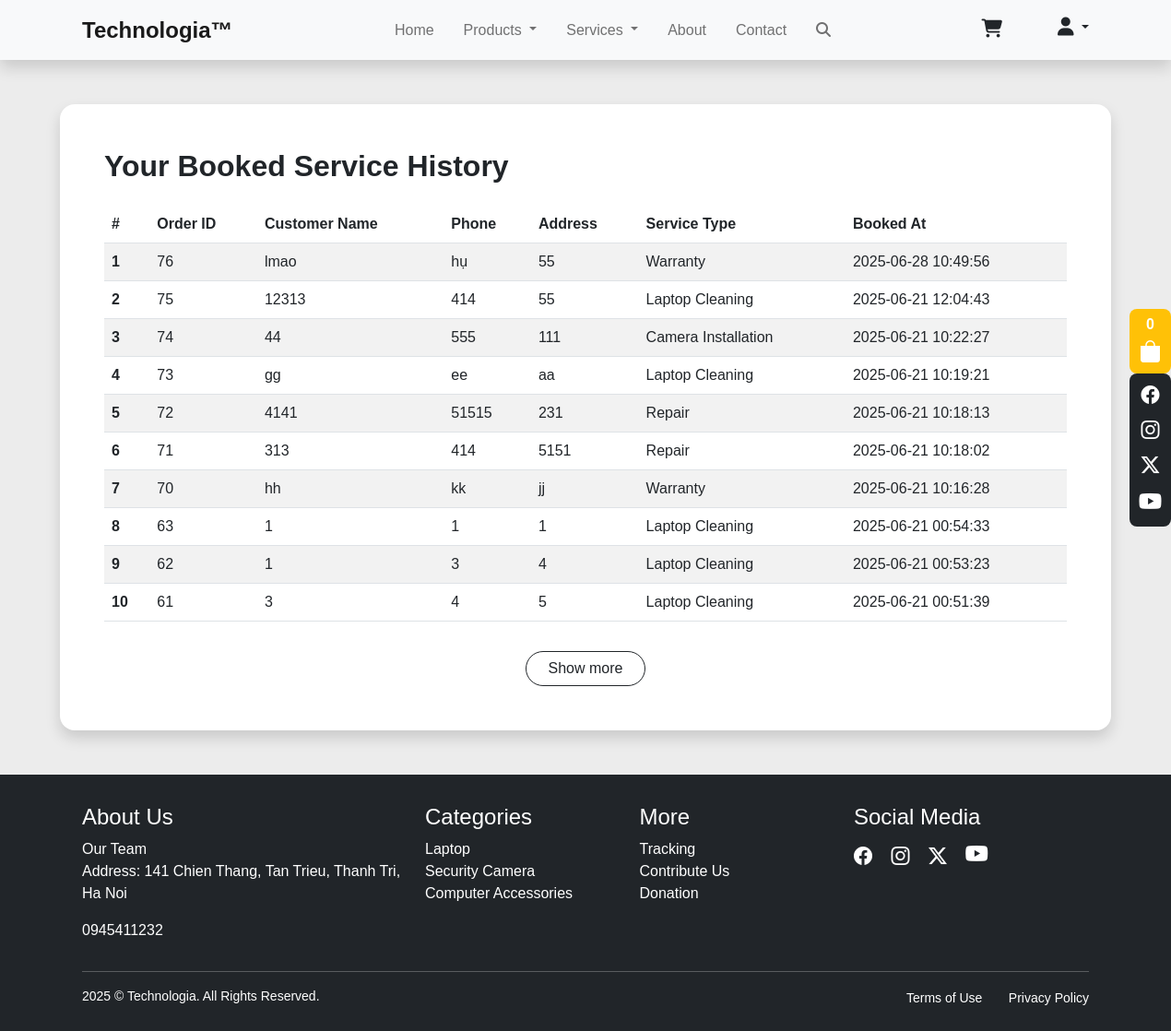
The page /index.php?act=book-result (signed in) on the database its author committed.
### tables this page shows
CREATE TABLE `services` (
  `id` int(11) NOT NULL,
  `user_id` int(11) NOT NULL,
  `name` varchar(255) NOT NULL,
  `phone` varchar(20) NOT NULL,
  `address` varchar(255) NOT NULL,
  `service_type` varchar(255) DEFAULT NULL,
  `created_at` datetime DEFAULT current_timestamp()
);

### module/services/book-result.php (the view, shortened to what this page needs)
<?php
$booked_services = [];
$status_message = '';
if (!isset($_SESSION['username'])) {
    $no_service_message = '<div class="text-center py-5">
        <div class="mb-4"><i class="fas fa-user fa-3x text-muted"></i></div>
        <h4 class="text-muted mb-3">You are not logged in</h4>
        <p class="text-muted mb-4">Please login to view your booked services.</p>
        <button class="btn btn-dark rounded-4" onclick="location.href=\'Login.php\'">Login Now</button>
    </div>';
} else {
    $username = $_SESSION['username'];
    $user_id = 0;
    $stmt_user = $conn->prepare("SELECT id FROM site_user WHERE username = ?");
    if ($stmt_user) {
        $stmt_user->bind_param("s", $username);
        $stmt_user->execute();
        $result_user = $stmt_user->get_result();
        if ($result_user->num_rows > 0) {
            $user_data = $result_user->fetch_assoc();
            $user_id = $user_data['id'];
        } else {
            $status_message = "Error: User data not found. Please log in again.";
        }
    } else {
        $status_message = "Database query error (user data): " . $conn->error;
    }
    $limit = 10;
    $offset = isset($_GET['offset']) ? intval($_GET['offset']) : 0;
    if ($user_id > 0) {
        $stmt_services = $conn->prepare("SELECT id, name, phone, address, service_type, created_at FROM services WHERE user_id = ? ORDER BY created_at DESC LIMIT ? OFFSET ?");
        if ($stmt_services) {
            $stmt_services->bind_param("iii", $user_id, $limit, $offset);
            $stmt_services->execute();
            $result_services = $stmt_services->get_result();
            if ($result_services->num_rows > 0) {
                while ($row = $result_services->fetch_assoc()) {
                    $booked_services[] = $row;
                }
            }
        } else {
            $status_message = "Database query error (services): " . $conn->error;
        }
    } else if (empty($status_message)) {
        $status_message = "Could not retrieve your user ID. Please try logging in again.";
    }
}
?>
<div class="container bg-white px-5 py-5 mt-5 mb-5 rounded-4 shadow">
    <h2 class="mb-4 fw-bold text-start">Your Booked Service History</h2>
    <?php if (!empty($booked_services)): ?>
        <div class="table-responsive">
            <table class="table table-hover table-striped align-middle">
                <thead>
                    <tr>
                        <th scope="col">#</th>
                        <th scope="col">Order ID</th>
                        <th scope="col">Customer Name</th>
                        <th scope="col">Phone</th>
                        <th scope="col">Address</th>
                        <th scope="col">Service Type</th>
                        <th scope="col">Booked At</th>
                    </tr>
                </thead>
                <tbody id="service-list">
                    <?php $counter = $offset + 1; ?>
                    <?php foreach ($booked_services as $service): ?>
                        <tr>
                            <th scope="row"><?= $counter++ ?></th>
                            <td><?= htmlspecialchars($service['id']) ?></td>
                            <td><?= htmlspecialchars($service['name']) ?></td>
                            <td><?= htmlspecialchars($service['phone']) ?></td>
                            <td><?= htmlspecialchars($service['address']) ?></td>
                            <td><?= htmlspecialchars($service['service_type']) ?></td>
                            <td><?= date('Y-m-d H:i:s', strtotime($service['created_at'])) ?></td>
                        </tr>
                    <?php endforeach; ?>
                </tbody>
            </table>
        </div>
        <?php if (count($booked_services) === $limit): ?>
            <div class="text-center mt-3">
                <button id="loadMoreBtn" class="btn btn-outline-dark rounded-pill px-4">Show more</button>
            </div>
        <?php endif; ?>
    <?php endif; ?>
</div>

### asset/style1.css (style rules this page uses)
html, body { font-family: "poppins", sans-serif; background: #ececec; height: 100%; margin: 0; display: flex; flex-direction: column; }

### rows shown on the page
services: id "76", name "lmao", phone "hụ", address "55", service_type "Warranty", created_at "2025-06-28 10:49:56"
services: id "75", name "12313", phone "414", address "55", service_type "Laptop Cleaning", created_at "2025-06-21 12:04:43"
services: id "74", name "44", phone "555", address "111", service_type "Camera Installation", created_at "2025-06-21 10:22:27"
services: id "73", name "gg", phone "ee", address "aa", service_type "Laptop Cleaning", created_at "2025-06-21 10:19:21"
services: id "72", name "4141", phone "51515", address "231", service_type "Repair", created_at "2025-06-21 10:18:13"
services: id "71", name "313", phone "414", address "5151", service_type "Repair", created_at "2025-06-21 10:18:02"
services: id "70", name "hh", phone "kk", address "jj", service_type "Warranty", created_at "2025-06-21 10:16:28"
services: id "63", name "1", phone "1", address "1", service_type "Laptop Cleaning", created_at "2025-06-21 00:54:33"
services: id "62", name "1", phone "3", address "4", service_type "Laptop Cleaning", created_at "2025-06-21 00:53:23"
services: id "61", name "3", phone "4", address "5", service_type "Laptop Cleaning", created_at "2025-06-21 00:51:39"

### other values the page prints
$totalItems "0"
